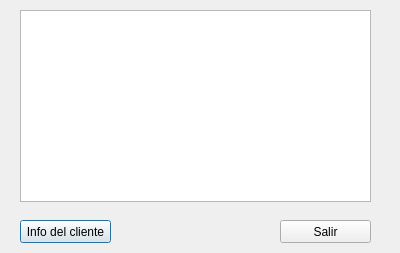
<?xml version="1.0" encoding="UTF-8"?>
<ui version="4.0">
 <class>reservasHoteles</class>
 <widget class="QDialog" name="reservasHoteles">
  <property name="geometry">
   <rect>
    <x>0</x>
    <y>0</y>
    <width>400</width>
    <height>253</height>
   </rect>
  </property>
  <property name="windowTitle">
   <string>Dialog</string>
  </property>
  <widget class="QListWidget" name="listWidget_hotelesReservados">
   <property name="geometry">
    <rect>
     <x>20</x>
     <y>10</y>
     <width>351</width>
     <height>192</height>
    </rect>
   </property>
  </widget>
  <widget class="QPushButton" name="infoCliente">
   <property name="geometry">
    <rect>
     <x>20</x>
     <y>220</y>
     <width>91</width>
     <height>23</height>
    </rect>
   </property>
   <property name="text">
    <string>Info del cliente</string>
   </property>
  </widget>
  <widget class="QPushButton" name="salir">
   <property name="geometry">
    <rect>
     <x>280</x>
     <y>220</y>
     <width>91</width>
     <height>23</height>
    </rect>
   </property>
   <property name="text">
    <string>Salir</string>
   </property>
  </widget>
 </widget>
 <resources/>
 <connections/>
</ui>
